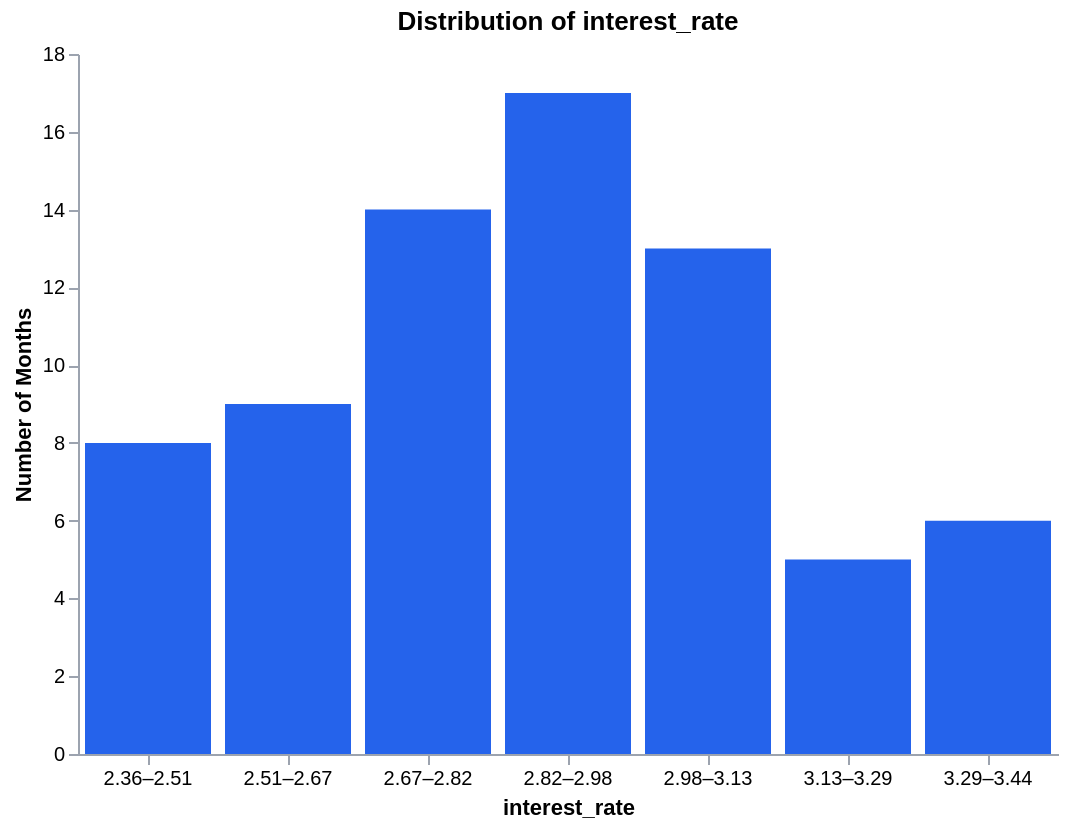

Write notebook code for a chart like this one.
### Code cell
numeric_distribution('interest_rate', min_bins=6, max_bins=12)

### Figure 1 — Vega-Lite specification as saved in the notebook (floating-point values rounded to 4 significant figures)
{"config": {"view": {"continuousWidth": 300, "continuousHeight": 300, "strokeWidth": 0}, "axis": {"domainColor": "#9ca3af", "labelColor": "#000", "tickColor": "#9ca3af", "titleColor": "#000"}}, "data": {"name": "data-f94863cee50edc8aec433da20d4c9a76"}, "mark": {"type": "bar", "color": "#2563eb"}, "encoding": {"tooltip": [{"field": "Bin", "title": "interest_rate", "type": "nominal"}, {"field": "Count", "format": ",", "title": "Months", "type": "quantitative"}], "x": {"axis": {"grid": false, "labelAngle": 0}, "field": "Bin", "sort": ["2.36–2.51", "2.51–2.67", "2.67–2.82", "2.82–2.98", "2.98–3.13", "3.13–3.29", "3.29–3.44"], "title": "interest_rate", "type": "nominal"}, "y": {"axis": {"grid": false}, "field": "Count", "title": "Number of Months", "type": "quantitative"}}, "height": 350, "title": "Distribution of interest_rate", "width": 490, "$schema": "https://vega.github.io/schema/vega-lite/v5.20.1.json", "datasets": {"data-f94863cee50edc8aec433da20d4c9a76": [{"Bin": "2.36–2.51", "Count": 8}, {"Bin": "2.51–2.67", "Count": 9}, {"Bin": "2.67–2.82", "Count": 14}, {"Bin": "2.82–2.98", "Count": 17}, {"Bin": "2.98–3.13", "Count": 13}, {"Bin": "3.13–3.29", "Count": 5}, {"Bin": "3.29–3.44", "Count": 6}]}}
